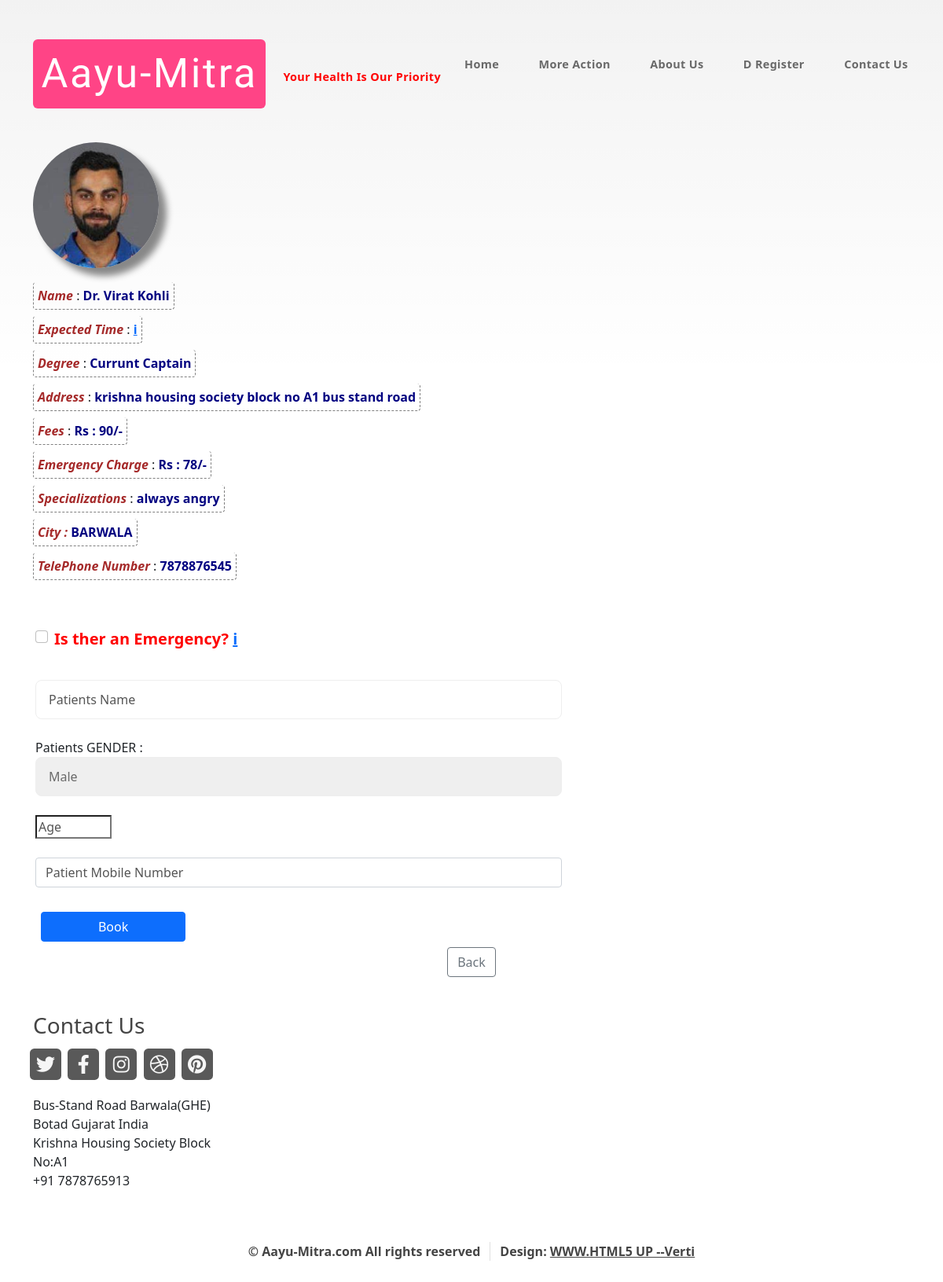
/consolt_view/2, run on the app's committed database.
### am/models.py (models this page shows, shortened)
class Doctor(models.Model):
    id = models.AutoField(primary_key=True) #aa pachhi thi add karel chhe-->primary_key
    image = models.ImageField(upload_to='doctors_images', default="")
    name = models.CharField(max_length=40, null=False)
    address = models.CharField(max_length=150 , null=False)
    city = models.CharField(max_length=10 , null=False , default="")
    degree = models.CharField(max_length=40 , null=False)
    fees = models.CharField(max_length=8, null=False)
    hospital_address = models.CharField(max_length=150 , null=True)
    specializatioin = models.CharField(max_length=40 , null=True)
    average_time_per_patient_minute = models.CharField(max_length=4 , null=False , default="30 minute")
    mobile_number = models.CharField(max_length=15 ,  null=False)
    telephone_number = models.CharField( max_length=15 , null=False)
    email_id = models.EmailField(max_length=30 , null=False , unique=False)
    payment_number = models.CharField(max_length=15 ,null=False)
    emergency_charge = models.CharField( max_length=15 ,null=False)
    achievements = models.CharField(max_length=300, null=True)
    username = models.CharField(max_length=18 , null=False , unique=True)
    password = models.CharField(max_length=14 , null=False , unique=False)

### am/views.py (the view)
# urls.py: path("consolt_view/<int:consolt_id>", views.consolt_view , name = "consolt_view"),
def consolt_view(request, consolt_id):
    doctors = Doctor.objects.filter(id=consolt_id)
    appointment = Appointments.objects.filter(d_id=consolt_id)
    pending_appointments = appointment.filter(confirm = 0)
    number_of_pending_appointments = int(len(pending_appointments))
    time_per_patient = int(doctors[0].average_time_per_patient_minute)
    print("Time per Patient =", time_per_patient)
    print("Number of Patient in Waiting = ", number_of_pending_appointments)
    expected_time =  (time_per_patient * number_of_pending_appointments) - time_per_patient
    print(expected_time)
    if request.user.is_authenticated:
        if request.method == 'POST':
            print(request.user)
            username = request.user.username
            name = request.POST.get('patient_name')
            age = request.POST.get('patient_age')
            gender = request.POST.get('patient_gender')
            email_id = request.user.email
            phone_number = request.POST.get('phone_number')
            emergency = request.POST.get('emergency')
            d_id = consolt_id
            dateTime = timezone.now()
            confirmation_code = random.randint(1000 , 100000)
            appointments_record = Appointments(username = username , name=name , age=age , gender=gender , email_id = email_id ,
                                                phone_number = phone_number, emergency = emergency,
                                                confirmation_code = confirmation_code , d_id = d_id , dateTime = dateTime)
            appointments_record.save()
            subject = f' Dear {name} , Appointment Successful with {doctors[0].name}'
            message = f' Thank You, for Using Aayu-Mitra.com \n' \
                      f' We have Sent Your Details to {doctors[0].name} , They will Shortly Contact You. Stay Blessed \n' \
                      f' Note That Your Confirmation Code is {confirmation_code} \n' \
                      f' Expected Time left for Your Appointment is {expected_time} mitues'
            email_from = settings.EMAIL_HOST_USER
            recipient_list = [email_id]
            send_mail(subject, message, email_from, recipient_list)
            print("SUCCESS : EMAIL REACHED PATIENT")
            subject = f' Greeting Sir , New Appointment from Aayu-Mitra.com'
            message = f' {username} has Apppointed You. Here is All Details \n' \
                      f' Name : {name}  \n' \
                      f' Gender : {gender} \n' \
                      f' Age : {age} \n' \
                      f' Email : {request.user.email} \n' \
                      f' Phone Number : {phone_number} \n' \
                      f' Emergency : {emergency} \n' \
                      f' Please Note Your Confirmation Code : {confirmation_code}'
            email_from = settings.EMAIL_HOST_USER
            recipient_list = [doctors[0].email_id]
            send_mail(subject, message, email_from, recipient_list)
            messages.success(request, "Appointment Successful , Check Your Email Please-->")
            print("SUCCESS : EMAIL REACHED DOCTOR")
        else :
            return render(request, 'consolt_view.html',
                          {'doctors': doctors[0]})
    elif request.method == 'POST' and not request.user.is_authenticated:
        return HttpResponse('''<center><h1><b> We Respect Your Time. <br>
                                            Please <a href="/user_sign_up.html">Sign Up</a> & if you have already Signed Up then Please <a href="/">Login</a> First
                                    </b></h1></center>''')
    else:
        return render(request, 'consolt_view.html',
                           {'doctors': doctors[0]})  # [0] valu logic super chhe must learn every time
    return render(request, 'consolt_view.html', {'doctors': doctors[0]})

### am/templates/consolt_view.html (shortened to what this page needs)
{% extends 'base.html' %}
{% load static %}
{% block meta-tags %}
    <link href="https://cdn.jsdelivr.net/npm/bootstrap@5.0.0-beta3/dist/css/bootstrap.min.css" rel="stylesheet">
{% endblock %}
{% block body %}
 {% load static %}
 <div class="container main">
<div class="row g-3">
  <div class="col-md-2">
    <img src='/media/{{ doctors.image }}' class="card-img" alt="..." height="160px">
  </div>
  <div class="col-12">
    <label for="inputAddress" class="form-label"> <i>Name</i> : <b>{{ doctors.name }}</b> </label>
    <br>
    <label for="inputEmail4" class="form-label" id="emergency_cutoff"><i>Expected Time</i> :
    <b><a href="#" data-toggle="tooltip" title="We will inform you in Message/Email.">i</a>
    </b>
    </label>
    <br>
    <label for="inputAddress" class="form-label" id="emergency_cutoff"><i>Degree</i> : <b>{{ doctors.degree }}</b> </label>
    <br>
    <label for="inputAddress" class="form-label"><i>Address</i> : <b>{{ doctors.address }}</b> </label>
    <br>
    <label for="inputZip" class="form-label" id="emergency_cutoff"><i>Fees</i> : <b>Rs : {{ doctors.fees }}/-</b> </label>
    <br>
    <label for="inputZip" class="form-label"><i>Emergency Charge</i> : <b>Rs : {{ doctors.emergency_charge }}/-</b> </label>
    <br>
    <label for="inputAddress2" class="form-label" id="emergency_cutoff"><i>Specializations</i> : <b>{{ doctors.specializatioin }}</b>  </label>
    <br>
    <label for="inputCity" class="form-label" id="emergency_cutoff"><i>City : </i> <b>{{ doctors.city }}</b> </label>
    <br>
    <label for="inputZip" class="form-label"><i>TelePhone Number</i> : <b>{{ doctors.telephone_number }}</b> </label>
    <br>
      </div>
</div>
    <form method="post" action="/consolt_view/{{ doctors.id }}" class="needs-validation" novalidate>
    <div class="col-12">
      <div class="form-check">
        <input class="form-check-input" type="checkbox" id="emergency" name="emergency">
         <label class="form-check-label" for="gridCheck" id="label">
                  <b id="emergency_text">Is ther an Emergency?
                  <a href="#" data-toggle="tooltip" title="Emergency charge will be applied.">i</a>
                  </b>
         </label>
      </div>
    </div> <br>
    <div class="form-group">
       <input type="text" class="form-control" id="patient_name" name="patient_name" maxlength="30" placeholder="Patients Name" required>
     </div>
     <br>
    <div class="form-group">
      Patients GENDER : <select id="Patient_age" name="patient_gender">
        <option value="Male">Male</option>
     </select>
     </div>
    <br>
    <div class="form-group">
      <input type="Number" name="patient_age" required min="0" max="130" placeholder="Age">
     </div>
    <br>
    <div class="form-group">
    <input type="tel" class="form-control" id="user_phone_number" name="phone_number" maxlength="13" placeholder="Patient Mobile Number" required>
  </div>
  <br>
  <div class="col-3">
    <button type="submit" class="btn btn-primary" id="appointment_button">Book</button>
  </div>
  </form>
  </div>
  <center>
    <div class="col-3">
    <a href="/consolt_page.html">
  <button type="button" class="btn btn-outline-secondary" id="back_button">Back</button>
  </a>
  </div>
  </center>
{% endblock %}

### am/static/css/main.css (style rules this page uses)
html, body, div, span, applet, object, iframe, h1, h2, h3, h4, h5, h6, p, blockquote, pre, a, abbr, acronym, address, big, cite, code, del, dfn, em, img, ins, kbd, q, s, samp, small, strike, strong, sub, sup, tt, var, b, u, i, center, dl, dt, dd, ol, ul, li, fieldset, form, label, legend, table, caption, tbody, tfoot, thead, tr, th, td, article, aside, canvas, details, embed, figure, figcaption, footer, header, hgroup, menu, nav, output, ruby, section, summary, time, mark, audio, video { margin: 0; padding: 0; border: 0; font-size: 100%; font: inherit; vertical-align: baseline; }
body { line-height: 1; }
body { -webkit-text-size-adjust: none; }
input, select, textarea { -moz-appearance: none; -webkit-appearance: none; -ms-appearance: none; appearance: none; }
html { box-sizing: border-box; }
*, *:before, *:after { box-sizing: inherit; }
body { background-image: -moz-linear-gradient(top, rgba(0, 0, 0, 0.05), rgba(0, 0, 0, 0)), url("css/bg01.png"); background-image: -webkit-linear-gradient(top, rgba(0, 0, 0, 0.05), rgba(0, 0, 0, 0)), url("css/bg01.png"); background-image: -ms-linear-gradient(top, rgba(0, 0, 0, 0.05), rgba(0, 0, 0, 0)), url("css/bg01.png"); background-image: linear-gradient(top, rgba(0, 0, 0, 0.05), rgba(0, 0, 0, 0)), url("css/bg01.png"); background-color: #f7f7f7; background-position: top left, top left; background-repeat: repeat-x, repeat; background-size: 100% 30em, auto; font-family: 'Open Sans', sans-serif; font-size: 13pt; color: #696969; font-weight: 300; line-height: 2.25em; }
input, select, textarea { font-family: 'Open Sans', sans-serif; font-size: 13pt; color: #696969; font-weight: 300; line-height: 2.25em; }
a { color: #0090c5; text-decoration: underline; }
b, strong { font-weight: 600; color: #444; }
i, em { font-style: italic; }
.container { margin: 0 auto; max-width: 100%; width: 1400px; }
@media screen and (max-width: 1680px) { .container { width: 1200px; } }
@media screen and (max-width: 1280px) { .container { width: 960px; } }
.row { display: flex; flex-wrap: wrap; box-sizing: border-box; align-items: stretch; }
.row > * { box-sizing: border-box; }
.row > .col-12 { width: 100%; }
.row { margin-top: -40px; margin-left: -40px; }
.row > * { padding: 40px 0 0 40px; }
@media screen and (max-width: 1680px) { .row { display: flex; flex-wrap: wrap; box-sizing: border-box; align-items: stretch; } }
@media screen and (max-width: 1680px) { .row > * { box-sizing: border-box; } }
@media screen and (max-width: 1680px) { .row { margin-top: -40px; margin-left: -40px; } }
@media screen and (max-width: 1680px) { .row > * { padding: 40px 0 0 40px; } }
@media screen and (max-width: 1280px) { .row { display: flex; flex-wrap: wrap; box-sizing: border-box; align-items: stretch; } }
@media screen and (max-width: 1280px) { .row > * { box-sizing: border-box; } }
@media screen and (max-width: 1280px) { .row { margin-top: -25px; margin-left: -25px; } }
@media screen and (max-width: 1280px) { .row > * { padding: 25px 0 0 25px; } }
form label { display: block; font-weight: 800; margin: 0 0 1em 0; font-size: 0.8em; color: #444; }
form input[type="text"], form input[type="email"], form input[type="password"], form select, form textarea { -webkit-appearance: none; display: block; width: 100%; border-radius: 8px; border: solid 1px #eee; }
form input[type="text"], form input[type="email"], form input[type="password"] { line-height: 3em; padding: 0 1em; }
form select { line-height: 3em; padding: 0 1em; }
input[type="button"], input[type="submit"], input[type="reset"], button, .button { -moz-transition: background-color .25s ease-in-out; -webkit-transition: background-color .25s ease-in-out; -ms-transition: background-color .25s ease-in-out; transition: background-color .25s ease-in-out; -webkit-appearance: none; position: relative; display: inline-block; background: #0090c5; color: #fff; text-decoration: none; border-radius: 6px; font-weight: 800; outline: 0; border: 0; cursor: pointer; font-size: 1.35em; padding: 0.6em 1.5em; }
@media screen and (max-width: 1680px) { body, input, select, textarea { font-size: 12pt; } }
@media screen and (max-width: 1280px) { body, input, select, textarea { font-size: 11pt; } }

### data on the page
Doctor: image (picture), name "Dr. Virat Kohli", degree "Currunt Captain", address "krishna housing society block no A1 bus stand road", fees "90", emergency_charge "78", specializatioin "always angry", city "BARWALA", telephone_number "7878876545"
